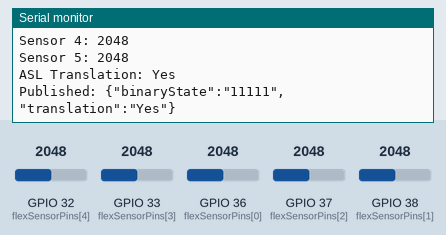
Bench run of a program on a simulated ESP32. Parts: the last lines printed to the serial monitor. Inputs (shaded band) come from the test bench; at power-on: GPIO 32 (flexSensorPins[4]) = 2048, GPIO 33 (flexSensorPins[3]) = 2048, GPIO 36 (flexSensorPins[0]) = 2048, GPIO 37 (flexSensorPins[2]) = 2048, GPIO 38 (flexSensorPins[1]) = 2048. WiFi joins after 1.5 s; servers stay silent unless stated; no MQTT or app messages arrive unless stated.

Above: at 3.2 s.
3.3 s: GPIO 32 (flexSensorPins[4]) set to 1561
At 5.5 s:
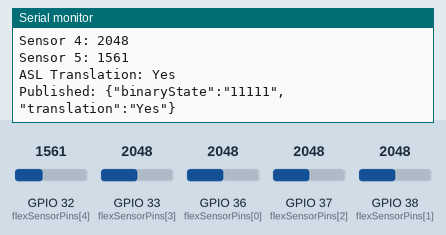
6.1 s: GPIO 32 (flexSensorPins[4]) set to 1439
At 6.9 s:
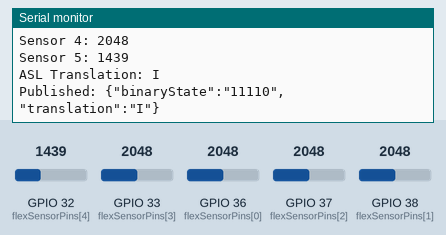
8.9 s: GPIO 33 (flexSensorPins[3]) set to 1555
11.7 s: GPIO 33 (flexSensorPins[3]) set to 1462
At 13.7 s:
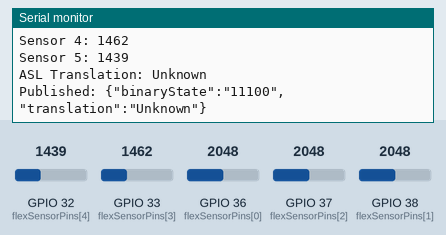
Timing chart, 0 to 15.2 s (numbered marks = the images above; inputs shaded):
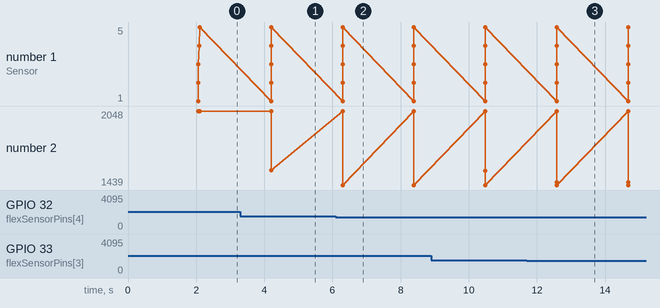

The program:

main.cpp
```cpp
#include <PubSubClient.h>
#include <WiFi.h>
#include <WiFiClientSecure.h>

// Wi-Fi credentials
const char* ssid = "hidden for pivacy";
const char* password = "hidden for pivacy";

// AWS IoT credentials
const char* awsEndpoint = "hidden for pivacy";
// IoT endpoint
const char* mqttTopic = "asl/translation";

// Device certificates
const char* AWS_CERT_CA =

    "-----BEGIN CERTIFICATE-----\n"
    "hidden for pivacy"
    "-----END CERTIFICATE-----";

const char* AWS_CERT_CRT =
    "-----BEGIN CERTIFICATE-----\n"
    "hidden for pivacy"
    "-----END CERTIFICATE-----";
const char* AWS_CERT_PRIVATE =
    "-----BEGIN RSA PRIVATE KEY-----\n"
    "hidden for pivacy"
    "-----END RSA PRIVATE KEY-----";

// Wi-Fi and MQTT clients
WiFiClientSecure wifiClient;
PubSubClient client(wifiClient);

// Flex sensor pins
const int flexSensorPins[5] = {36, 38, 37, 33, 32};

// Translation Thresholds
#define THRESHOLD 1500

//  ASL Translation Map
// 0 - unbent
// 1 - bent
String getASLTranslation(String binaryState) {
  if (binaryState == "11111") return "Yes";
  if (binaryState == "00000") return "No";
  if (binaryState == "11110") return "I";
  if (binaryState == "00110") return "Love you";
  if (binaryState == "10111") return "1";
  if (binaryState == "10011") return "2";
  if (binaryState == "00011") return "3";
  return "Unknown";
}

void setup() {
  Serial.begin(9600);

  // Connect to wifi
  WiFi.begin(ssid, password);
  while (WiFi.status() != WL_CONNECTED) {
    delay(1000);
    Serial.println("Connecting to Wi-Fi...");
  }
  Serial.println("Connected to Wi-Fi!");

  // // Connect to Wi-Fi
  // Serial.println("Connecting to Wi-Fi...");
  // WiFi.begin(ssid, password);
  // while (WiFi.status() != WL_CONNECTED) {
  //   delay(1000);
  //   Serial.println("Connecting...");
  // }
  // Serial.println("Wi-Fi connected!");

  // Configure AWS IoT credentials / MQTT client
  wifiClient.setCACert(AWS_CERT_CA);
  wifiClient.setCertificate(AWS_CERT_CRT);
  wifiClient.setPrivateKey(AWS_CERT_PRIVATE);
  client.setServer(awsEndpoint, 8883);

  // Connect to AWS IoT Core
  while (!client.connected()) {
    Serial.println("Connecting to AWS IoT...");
    if (client.connect("ESP32_ASL")) {
      Serial.println("Connected to AWS IoT!");
    } else {
      Serial.print("Failed to connect. State: ");
      Serial.println(client.state());
      delay(2000);
    }
  }
}

void loop() {
  // Read all flex sensors and determine their states
  String binaryState = "";
  for (int i = 0; i < 5; i++) {
    int sensorValue = analogRead(flexSensorPins[i]);
    binaryState +=
        (sensorValue > THRESHOLD) ? "1" : "0";  // 1 for bent, 0 for straight
    Serial.println("Sensor " + String(i + 1) + ": " + String(sensorValue));
  }

  // Determine ASL translation
  String translation = getASLTranslation(binaryState);
  Serial.println("ASL Translation: " + translation);

  // Create JSON payload
  String jsonPayload = "{";
  jsonPayload += "\"binaryState\":\"" + binaryState + "\",";
  jsonPayload += "\"translation\":\"" + translation + "\"";
  jsonPayload += "}";

  // Publish translation to AWS IoT
  if (client.connected()) {
    client.publish("asl/translation", jsonPayload.c_str());
    Serial.println("Published: " + jsonPayload);
  } else {
    Serial.println("Failed to publish. MQTT not connected.");
  }

  delay(2000);  // Adjust delay as needed
}
```

testing.cpp
```cpp

```

Measured:
- the behaviour switches between 1501 and 1500 on GPIO 32 (flexSensorPins[4]) (found by bisection; images 1 and 2)
- the behaviour switches between 1501 and 1500 on GPIO 33 (flexSensorPins[3]) (found by bisection; images 2 and 3)
- after the input at 3.3 s, the serial monitor: prints a new line after 0.90 s (image 1)
- after the input at 6.1 s, the serial monitor: prints a new line after 0.20 s (image 2)
- after the input at 11.7 s, the serial monitor: prints a new line after 0.88 s (image 3)
- plotted number 2: 2048 → 1561 after the input at 3.3 s, 1561 → 1439 after the input at 6.1 s
